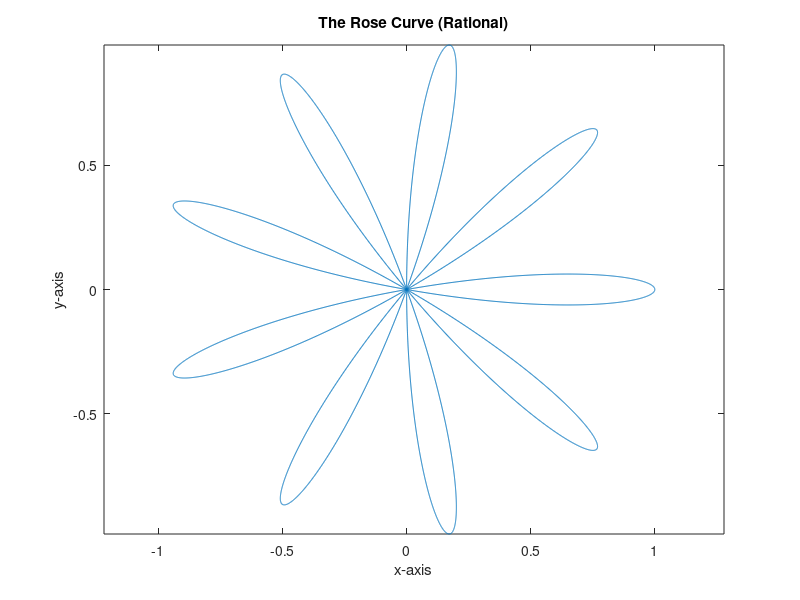

Source code (MATLAB):
%% Cosine k=1, a=1
theta=linspace(0,2*pi);
r=cos(theta);
polar(theta,r);


%% Sine k=1, a=1
clc
theta=linspace(0,2*pi);
r=sin(theta);
polar(theta,r);


%% Cosine k=2, a=1
theta=linspace(0,2*pi);
r=cos(2*theta);
polar(theta,r);


%% Cosine  k=3, a=1
theta=linspace(0,2*pi);
r=cos(3*theta);
polar(theta,r);



%% Cosine  k=4, a=1
theta=linspace(0,2*pi);
r=cos(4*theta);
polar(theta,r);


%% Cosine  k=5, a=1
theta=linspace(0,2*pi);
r=cos(5*theta);
polar(theta,r);


%% Sine k=5/6, a=1
clc
theta=linspace(0,12*pi,500);
r=sin(5/6*theta);
polar(theta,r);


%% Sine k=2, a=3
theta=linspace(0,2*pi);
r=3*sin(2*theta);
polar(theta,r);


%% Sine k=sqrt(5), a=1
theta=linspace(0,150*pi,1800);
r=sin(sqrt(5)*theta);
polar(theta,r);

%% Irrational Example
t=linspace(0,150*pi,9999);
x=sin(sqrt(5)*t).*cos(t);
y=sin(sqrt(5)*t).*sin(t);
comet(x,y);

plot(x,y)
xlabel('x-axis')
ylabel('y-axis')
title('The Rose Curve (Irrational)')
axis equal
axis tight
shg

%% Rational Example
t=linspace(0,pi,9999);
x=cos(9*t).*cos(t);
y=cos(9*t).*sin(t);
comet(x,y);

plot(x,y)
xlabel('x-axis')
ylabel('y-axis')
title('The Rose Curve (Rational)')
axis equal
axis tight
shg
